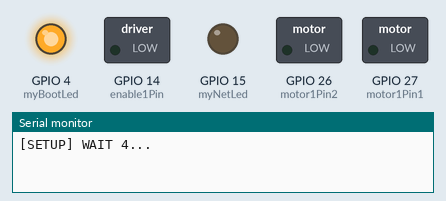
The sketch below on a simulated ESP32. Parts: switched loads named in the sketch (green lamp = pin HIGH), output pins drawn as LEDs (lit = HIGH), the last lines printed to the serial monitor. WiFi joins after 1.5 s; servers stay silent unless stated.

Above: at 0.1 s.
At 5.8 s:
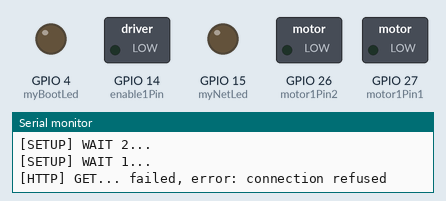
Timing chart, 0 to 7.3 s (numbered marks = the images above):
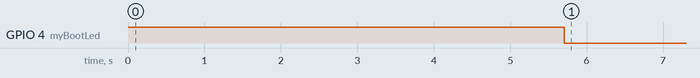

Measured:
- by itself, GPIO 4 (myBootLed): HIGH → LOW at 5.7 s

The sketch:

speed.ino
```cpp
#include <Arduino.h>
#include <WiFi.h>
#include <WiFiMulti.h>
#include <HTTPClient.h>
#define USE_SERIAL Serial
WiFiMulti wifiMulti;

// Motor A
int motor1Pin1 = 27;
int motor1Pin2 = 26;
int enable1Pin = 14;
int SpeedVariable = 0;
int mySwitch = 0;
int myBootLed = 4; //this led shows the machine is booting and connecting to Internet
int myNetLed = 15; //this led shows the machine is connected to Internet

int driveValue = 0; //speed

// Setting PWM properties
const int freq = 30000;
const int pwmChannel = 0;
const int resolution = 8;
int dutyCycle = 200;


void setup() {

  pinMode(motor1Pin1, OUTPUT);
  pinMode(motor1Pin2, OUTPUT);
  pinMode(enable1Pin, OUTPUT);
  pinMode(myNetLed, OUTPUT);
  pinMode(myBootLed, OUTPUT);
  digitalWrite(myBootLed,HIGH);
  // configure LED PWM functionalitites
  ledcSetup(pwmChannel, freq, resolution);

  // attach the channel to the GPIO to be controlled
  ledcAttachPin(enable1Pin, pwmChannel);

  USE_SERIAL.begin(115200);
  USE_SERIAL.println();
  USE_SERIAL.println();
  USE_SERIAL.println();

  for(uint8_t t = 4; t > 0; t--) {
      USE_SERIAL.printf("[SETUP] WAIT %d...\n", t);
      USE_SERIAL.flush();
      delay(1000);
  }

    wifiMulti.addAP("YOUR_SSID_HERE", "YOUR_PASSWORD_HERE");

}

void driveTrain(int mySpeed){
  USE_SERIAL.println(mySpeed);
  if (mySpeed < 0){
    digitalWrite(motor1Pin1, HIGH);
    digitalWrite(motor1Pin2, LOW);
    driveValue = map(abs(mySpeed),10, 100, 210, 240);
    ledcWrite(pwmChannel, abs(driveValue));
  }
  else if (mySpeed > 0) {
    digitalWrite(motor1Pin1, LOW);
    digitalWrite(motor1Pin2, HIGH);
    driveValue = map(abs(mySpeed),10, 100, 210, 240);
    ledcWrite(pwmChannel, abs(driveValue));
  }
  else {
    digitalWrite(motor1Pin1, LOW);
    digitalWrite(motor1Pin2, LOW);
  }
  return;
}

void loop() {
    // wait for WiFi connection

    if((wifiMulti.run() == WL_CONNECTED)) {

        HTTPClient http;

        http.begin("[your_server_path_here]/speed/speedcontrol.txt"); //HTTP
        int httpCode = http.GET();
        digitalWrite(myNetLed,HIGH);
        digitalWrite(myBootLed,LOW);
        if(httpCode > 0) {
            if(httpCode == HTTP_CODE_OK) {
                String payload = http.getString();
                USE_SERIAL.println(payload);
                mySwitch = payload.toInt();

                driveTrain(mySwitch);
            }
        } else {
            USE_SERIAL.printf("[HTTP] GET... failed, error: %s\n", http.errorToString(httpCode).c_str());
            digitalWrite(myNetLed,LOW);
        }

        http.end();

    }

    delay(500);
}
```
